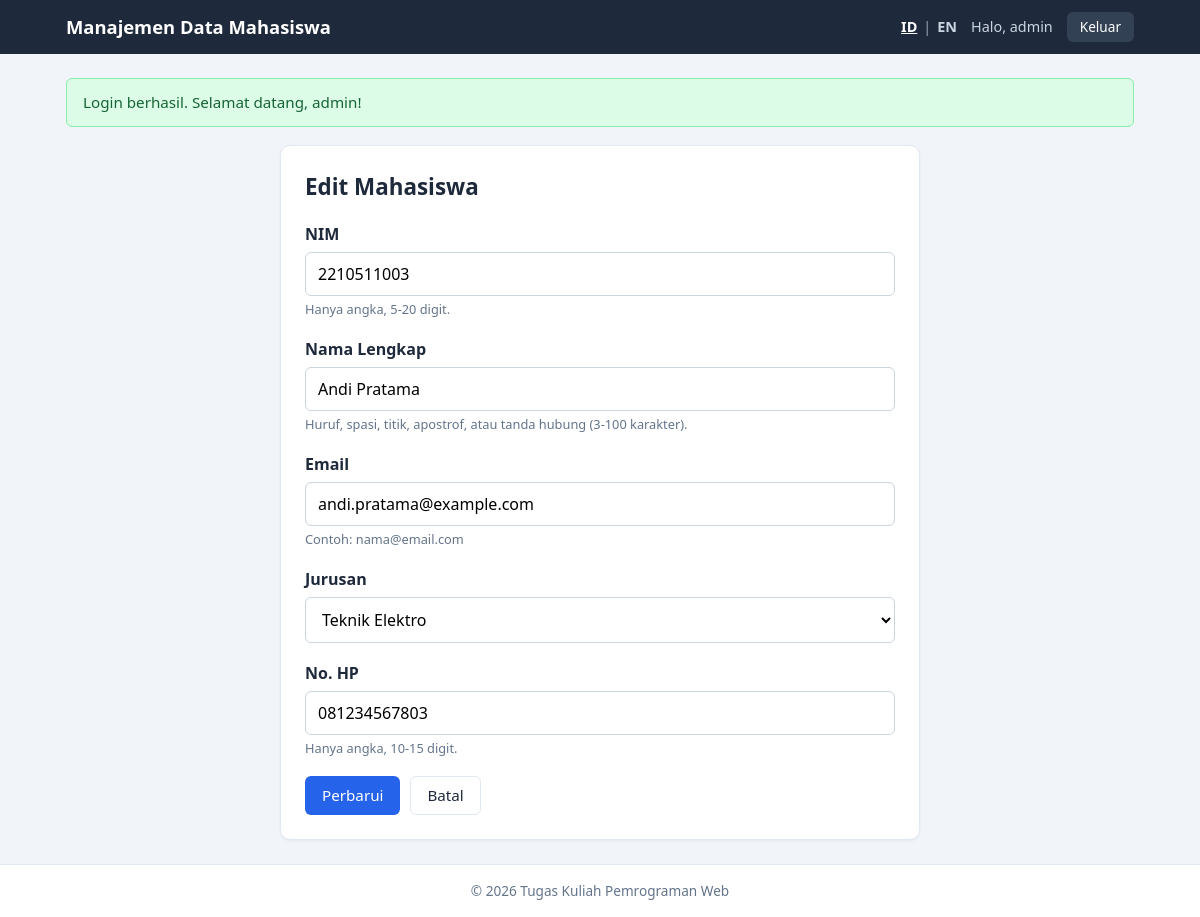
/edit.php?id=3 (signed in), run on the app's committed database.
### tables this page shows
CREATE TABLE mahasiswa (
    id         INT UNSIGNED NOT NULL AUTO_INCREMENT,
    nim        VARCHAR(20)  NOT NULL,
    nama       VARCHAR(100) NOT NULL,
    email      VARCHAR(100) NOT NULL,
    jurusan    VARCHAR(100) NOT NULL,
    no_hp      VARCHAR(15)  NOT NULL,
    created_at TIMESTAMP    NOT NULL DEFAULT CURRENT_TIMESTAMP,
    PRIMARY KEY (id),
    UNIQUE KEY uq_mahasiswa_nim (nim)
);

### includes/lang.php (called while the page is built, shortened)
<?php
function current_lang(): string
{
    $lang = $_SESSION['lang'] ?? DEFAULT_LANG;
    return in_array($lang, SUPPORTED_LANGS, true) ? $lang : DEFAULT_LANG;
}
function load_translations(): array
{
    static $translations = null;
    if ($translations === null) {
        $file = __DIR__ . '/../lang/' . current_lang() . '.php';
        $translations = require $file;
    }
    return $translations;
}
function t(string $key, ...$args): string
{
    $translations = load_translations();
    $text = $translations[$key] ?? $key;
    return $args ? vsprintf($text, $args) : $text;
}

### includes/functions.php (called while the page is built, shortened)
<?php
function e($value): string
{
    return htmlspecialchars((string) $value, ENT_QUOTES, 'UTF-8');
}
function get_jurusan_list(): array
{
    return [
        'Teknik Informatika',
        'Sistem Informasi',
        'Teknik Elektro',
        'Teknik Sipil',
        'Manajemen',
        'Akuntansi',
        'Ilmu Komunikasi',
        'Desain Komunikasi Visual',
    ];
}

### includes/form_fields.php (the view, shortened to what this page needs)
<div class="form-group <?= isset($errors['nim']) ? 'has-error' : '' ?>">
    <label for="nim"><?= e(t('nim')) ?></label>
    <input type="text" id="nim" name="nim" value="<?= e($data['nim']) ?>"
           inputmode="numeric" maxlength="20" autocomplete="off">
    <small class="hint"><?= e(t('hint_nim')) ?></small>
</div>
<div class="form-group <?= isset($errors['nama']) ? 'has-error' : '' ?>">
    <label for="nama"><?= e(t('name')) ?></label>
    <input type="text" id="nama" name="nama" value="<?= e($data['nama']) ?>"
           maxlength="100" autocomplete="off">
    <small class="hint"><?= e(t('hint_name')) ?></small>
</div>
<div class="form-group <?= isset($errors['email']) ? 'has-error' : '' ?>">
    <label for="email"><?= e(t('email')) ?></label>
    <input type="text" id="email" name="email" value="<?= e($data['email']) ?>"
           maxlength="100" autocomplete="off">
    <small class="hint"><?= e(t('hint_email')) ?></small>
</div>
<div class="form-group <?= isset($errors['jurusan']) ? 'has-error' : '' ?>">
    <label for="jurusan"><?= e(t('major')) ?></label>
    <select id="jurusan" name="jurusan">
        <?php foreach (get_jurusan_list() as $jurusan): ?>
            <option value="<?= e($jurusan) ?>" <?= $data['jurusan'] === $jurusan ? 'selected' : '' ?>>
                <?= e($jurusan) ?>
            </option>
        <?php endforeach; ?>
    </select>
</div>
<div class="form-group <?= isset($errors['no_hp']) ? 'has-error' : '' ?>">
    <label for="no_hp"><?= e(t('phone')) ?></label>
    <input type="text" id="no_hp" name="no_hp" value="<?= e($data['no_hp']) ?>"
           inputmode="numeric" maxlength="15" autocomplete="off">
    <small class="hint"><?= e(t('hint_phone')) ?></small>
</div>

### assets/style.css (style rules this page uses)
:root { --primary: #2563eb; --primary-dark: #1d4ed8; --danger: #dc2626; --danger-dark: #b91c1c; --dark: #1e293b; --muted: #64748b; --border: #e2e8f0; --bg: #f1f5f9; --white: #ffffff; }
* { box-sizing: border-box; }
body { margin: 0; font-family: "Segoe UI", Roboto, Arial, sans-serif; background: var(--bg); color: var(--dark); line-height: 1.5; min-height: 100vh; display: flex; flex-direction: column; }
.form-group { margin-bottom: 18px; }
.form-group label { display: block; font-weight: 600; margin-bottom: 6px; }
.form-group input, .form-group select { width: 100%; padding: 10px 12px; border: 1px solid #cbd5e1; border-radius: 6px; font-size: 1rem; font-family: inherit; background: var(--white); }
.hint { display: block; color: var(--muted); font-size: 0.8rem; margin-top: 4px; }

### data on the page
mahasiswa: nim "2210511003", nama "Andi Pratama", email "andi.pratama@example.com", no_hp "081234567803"

### other printed values
t('app_title') "Manajemen Data Mahasiswa"
t('hello', $_SESSION['username'] ?? '') "Halo, admin"
t('logout') "Keluar"
$flash['message'] "Login berhasil. Selamat datang, admin!"
t('edit_student') "Edit Mahasiswa"
t('nim') "NIM"
t('hint_nim') "Hanya angka, 5-20 digit."
t('name') "Nama Lengkap"
t('hint_name') "Huruf, spasi, titik, apostrof, atau tanda hubung (3-100 karakter)."
t('email') "Email"
t('hint_email') "Contoh: nama@email.com"
t('major') "Jurusan"
t('phone') "No. HP"
t('hint_phone') "Hanya angka, 10-15 digit."
t('update') "Perbarui"
